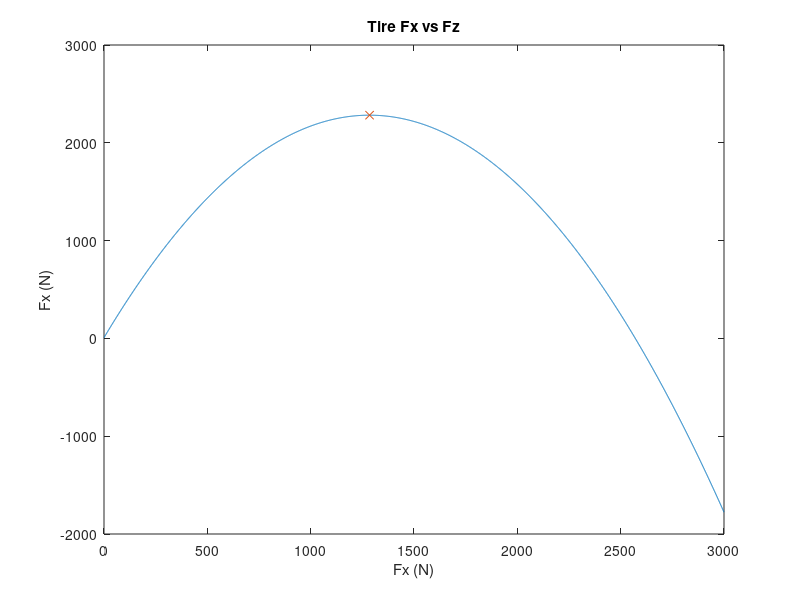

Write MATLAB code to recreate this figure. (Note: this script raises an error after producing the figure.)
x = 0:3000;
fx = -0.001379 * x .^ 2 + 3.542 * x + 7.922;
[fxmax, fxmaxI] = max(fx);
plot(x, fx)
hold on
plot(fxmaxI, fxmax, 'x')
title('Tire Fx vs Fz');
xlabel('Fx (N)');
ylabel('Fx (N)');


% ht06
% wheelBase = 1530E-3;
% frontBore = 20.6E-3;% AP Racing CP4400-93 PRM 135 E 
% rearBore = 23.8E-3; % AP Racing CP4400-95 PRM 135 E
% mass = 175;
% pedalRatio = 7.1875;
% rearBrakeRadius = 66.93E-3+ (12.36E-3 ./ 2);
% frontBrakeRadius = (70.52E-3 + 86.43E-3) ./ 2;
% cgHeight = 198E-3;
% frontWeightFrac = .5086;
% totalDownForce = 383.02 + 435.68; 
% CoP = 0.870; 

% Ht07
wheelBase = 1.55; % m
frontBore = 0.6250 * 25.4E-3;  % Tilton 78-Series  5/8"
rearBore = 7/8 * 25.4E-3; % Tilton 78-Series  7/8"
mass = 271; % CHECK
pedalRatio = 7.1875; % CHECK CATIA
rearBrakeRadius = (70.52E-3 + 86.43E-3) ./ 2; %CHECK RADIUS
frontBrakeRadius = (70.52E-3 + 86.43E-3) ./ 2;
cgHeight = 0.197; 
frontWeightFrac = 0.501;%
CLA = 3.8;
% initialVelocity = 29.5; % m /s
initialVelocity = 20.5; % m /s
% initialVelocity = 2.5; % m /s
rhoAir = 1.204;% kg/m^3
totalDownForce = CLA * initialVelocity .^ 2 * .5 .* rhoAir;
CoP = 0.50; % TARGET

frontCylinderArea = (frontBore ./ 2) .^ 2 .* pi;
rearCylinderArea = (rearBore ./ 2) .^ 2 .* pi;
g = 9.81;
rearBrakeCaliperArea = pi * (1.25 .* 25.4 .* 1E-3) ^ 2 ./ 4;% Wilwood GP200 
frontBrakeCaliperArea = pi * (1.25 .* 25.4 .* 1E-3) ^ 2 ./ 4;% Wilwood GP200 

brakePadFriction = 0.37; % 150-14407k Sintered Metallic (MINIMUM)
loadedTireRadius = 416.56E-3 ./2 ;

% maxDecel = 2.3141;
% maxDecel = 1.57;
% maxDecel = 2.4765;
maxDecel = 1.9905; %gS

rearWeightTransfer = cgHeight .* mass .* -maxDecel ./ wheelBase;
rearWeightBrake = mass .* g .* (1 - frontWeightFrac) + rearWeightTransfer .* g;
frontWeightBrake = mass .* g .* frontWeightFrac - rearWeightTransfer .* g;
FXrear = (0.5 * (-0.001379*(rearWeightBrake .* 0.224809).^2 + 3.542 * (rearWeightBrake .* 0.224809) + 7.922)) ./ 0.224809; % equation in lbf so convert to lbf and back to N, 0.5 scaling factor to convert the sandpaper roller data to asphalt
FXfront = (0.5 * (-0.001379*(frontWeightBrake .* 0.224809).^2 + 3.542* (frontWeightBrake .* 0.224809) + 7.922)) ./ 0.224809; % equation in lbf so convert to lbf and back to N, 0.5 scaling factor to convert the sandpaper roller data to asphalt



FrontDownforce = totalDownForce * (CoP ./ wheelBase);
RearDownforce = totalDownForce * (1 - (CoP ./ wheelBase));

FXrearAero = (0.5*(-0.001379*((rearWeightBrake + RearDownforce) .* 0.224809).^2 + 3.542* ((rearWeightBrake + RearDownforce) .* 0.224809) + 7.922)) ./ 0.224809;  % equation in lbf so convert to lbf and back to N, 0.5 scaling factor to convert the sandpaper roller data to asphalt
FXfrontAero = (0.5*(-0.001379*((frontWeightBrake + FrontDownforce) .* 0.224809).^2 + 3.542* ((frontWeightBrake + FrontDownforce) .* 0.224809) + 7.922)) ./ 0.224809; % equation in lbf so convert to lbf and back to N, 0.5 scaling factor to convert the sandpaper roller data to asphalt
syms idealBias
inputForceAero = FXfrontAero .* (frontCylinderArea .* loadedTireRadius ./ (pedalRatio .* frontBrakeCaliperArea .* 2 .* frontBrakeRadius .* brakePadFriction)) .* (1 ./ idealBias) == FXrearAero .* (rearCylinderArea .* loadedTireRadius ./ (pedalRatio .* rearBrakeCaliperArea .* 2 .* rearBrakeRadius .* brakePadFriction)) .* (1 ./ (1 - idealBias));
inputForce = FXfront .* (frontCylinderArea .* loadedTireRadius ./ (pedalRatio .* frontBrakeCaliperArea .* 2 .* frontBrakeRadius .* brakePadFriction)) .* (1 ./ idealBias) == FXrear .* (rearCylinderArea .* loadedTireRadius ./ (pedalRatio .* rearBrakeCaliperArea .* 2 .* rearBrakeRadius .* brakePadFriction)) .* (1 ./ (1 - idealBias));

Saero = solve(inputForceAero); % ideal bias including aero effects
S = solve(inputForce);% ideal bias w/o aero effects

brakeBias = double(Saero)
% brakeBias = .53
brakeDecel = (FXrearAero + FXfrontAero) ./ (mass .* g)
brakePedalEffortPerGofStoppingForce = (1 ./ pedalRatio) .* (((brakeBias .* frontBrakeCaliperArea .* frontBrakeRadius)  ./  frontCylinderArea) + (((1 - brakeBias) .* rearBrakeCaliperArea .* rearBrakeRadius) ./ rearCylinderArea)) .^ -1 .* loadedTireRadius ./ (4 .* brakePadFriction) .* g .* mass

lockIN = brakeDecel .* brakePedalEffortPerGofStoppingForce
lockINFront = FXfrontAero .* 0.5 .* (frontCylinderArea .* loadedTireRadius ./ (pedalRatio .* frontBrakeCaliperArea .* 2 .* frontBrakeRadius .* brakePadFriction)) .* (1 ./ brakeBias) % 0.5 factor b/c FX for 2 wheel, and rest for 1 wheel
lockINRear = FXrearAero .* 0.5 .* (rearCylinderArea .* loadedTireRadius ./ (pedalRatio .* rearBrakeCaliperArea .* 2 .* rearBrakeRadius .* brakePadFriction)) .* (1 ./ (1 - brakeBias)) % 0.5 factor b/c FX for 2 wheel, and rest for 1 wheel

